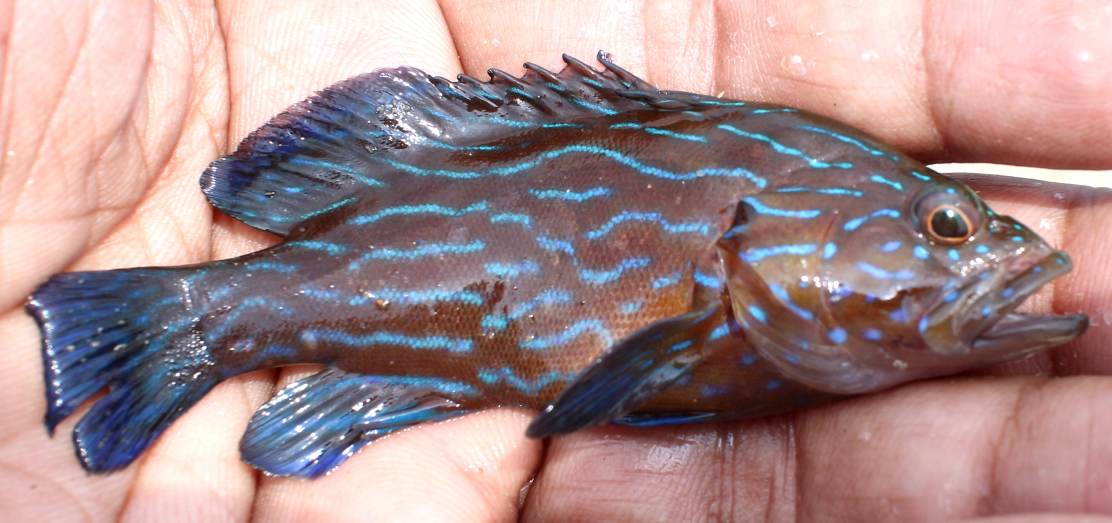
#> input picture dataset/fish-0.jpg, 3336 x 1568 px (shown at 1/3 size); its folder holds only this picture in this run
$ python main.py
#> lines starting #> are read from the running program, lines starting #| are printed output that depends on the picture; after the words box and inside, x2 and y2 are one past the last pixel; in counts of white or black regions, pixels touching at a corner belong together
#> further down, img is the input picture: shape (1568, 3336, 3); mean B, G, R 140, 138.8, 165.4
import os
import cv2
import numpy as np

# Resize not giving a shit about aspect ratio
def resize(img, w, h):
#> called with w = 128, h = 128
    return cv2.resize(img, (w, h))
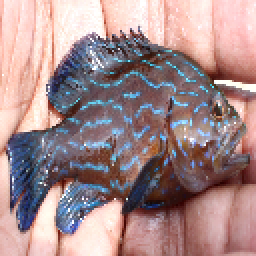
#> returned value: shape (128, 128, 3) (shown 2 times larger); mean of channels 0, 1, 2 139.9, 138.7, 165.3; drawn as B, G, R

# reshape the image to a 2D array of pixels and 3 color values (RGB)
def reshape(img):
    return np.float32(img.reshape((-1, 3)))

def k_means(img):
    # stopping criteria
    criteria = (cv2.TERM_CRITERIA_EPS + cv2.TERM_CRITERIA_MAX_ITER, 100, 0.2)

    # k = 8, as in the article
    k = 8
    _, labels, (centers) = cv2.kmeans(reshape(img), k, None, criteria, 10, cv2.KMEANS_RANDOM_CENTERS)
#> labels = 16384 values, max 7 at index 2480, min 0 at index 50, mean 3.36; centers = [[198.6, 150.8, 145.1], [243, 193.6, 183.7], [88.74, 95.38, 118.5], [65.66, 39.74, 42.44], [253.6, 231.3, 224.2], [110.7, 74.36, 71.29], [147.7, 111.3, 111], [121.5, 163.7, 200.7]]

    # return segmented image
    centers = np.uint8(centers)
#> centers = [[198, 150, 145], [242, 193, 183], [88, 95, 118], [65, 39, 42], [253, 231, 224], [110, 74, 71], [147, 111, 110], [121, 163, 200]]
    labels = labels.flatten()
    seg_img = centers[labels.flatten()]
    seg_img = seg_img.reshape(img.shape)
    return seg_img

images = os.listdir('dataset/')

for image in images:
    img = cv2.imread('dataset/'+image)
    img = resize(img, 128, 128)
    img_b = img
    cv2.imwrite('results/res-' + image, img_b)
    img = cv2.cvtColor(img, cv2.COLOR_BGR2RGB)
    seg_image = k_means(img)

    # split color channels and convert image to grayscale
    (B, G, R) = cv2.split(seg_image)
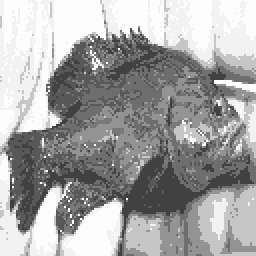
#> B: shape (128, 128) (shown 2 times larger); min 65, max 253, mean 164.6
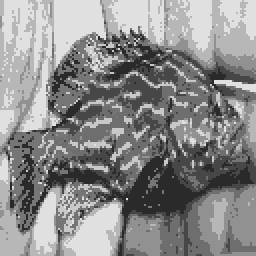
#> R: shape (128, 128) (shown 2 times larger); min 42, max 224, mean 139.4
    gray_image = 0.2989 * R + 0.587 * G + 0.1141 * B # as defined in the article

    # Histogram equalization
    gray_image = cv2.equalizeHist(np.uint8(gray_image))
    #cv2.imwrite('results/he'+image, gray_image)
    #cv2.imwrite('results/seg'+image, seg_image)

    # CLAHE
    clahe = cv2.createCLAHE(clipLimit=2.0, tileGridSize=(32,32))
    gray_image = clahe.apply(gray_image)
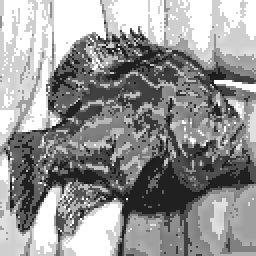
#> gray_image: shape (128, 128) (shown 2 times larger); min 22, max 255, mean 149.2
    #cv2.imwrite('results/final'+image, gray_image)

    # convert image to binary (black and white)
    im_binary_th = cv2.threshold(gray_image, 127, 255, cv2.THRESH_BINARY)[1]
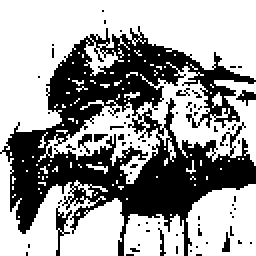
#> im_binary_th: shape (128, 128) (shown 2 times larger); 61.9% white; 74 black regions (68 under 20 px), largest, box (x1, y1, x2, y2) and area: (0, 13, 128, 128) 5873, (28, 103, 36, 128) 69, (118, 45, 128, 53) 38, (39, 67, 46, 77) 31, (111, 116, 115, 126) 24, (79, 114, 83, 128) 23

    # morphology process - opening
    final_img = cv2.erode(im_binary_th,np.ones((5,5), np.uint8),iterations = 1)
#> final_img: shape (128, 128); 33% white; 20 white regions (9 under 20 px), largest, box (x1, y1, x2, y2) and area: (0, 0, 128, 71) 3630, (0, 79, 29, 128) 481, (32, 103, 60, 128) 443
    final_img = cv2.dilate(final_img,np.ones((5,5), np.uint8),iterations = 1)
#> final_img: shape (128, 128); 46.5% white; 12 white regions, largest, box (x1, y1, x2, y2) and area: (0, 0, 128, 73) 4259, (94, 92, 128, 128) 879, (0, 77, 31, 128) 785
    morpho = cv2.morphologyEx(im_binary_th, cv2.MORPH_OPEN, np.ones((5,5), np.uint8))

    # closing
    morpho = cv2.morphologyEx(morpho, cv2.MORPH_CLOSE, np.ones((5,5),np.uint8))
#> morpho: shape (128, 128); 48.8% white; 4 white regions, box (x1, y1, x2, y2) and area: (0, 0, 128, 128) 7292, (76, 42, 107, 71) 397, (118, 50, 128, 80) 197, (44, 58, 58, 67) 102

    # edge detection using Canny
    edges = cv2.Canny(image=morpho, threshold1=100, threshold2=200)
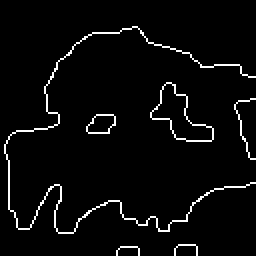
#> edges: shape (128, 128) (shown 2 times larger); 3.8% white in thin lines or dots, all inside (x1, y1, x2, y2) = (2, 13, 128, 128)
#    cv2.imwrite('results/bin-' + image, morpho)
    cv2.imwrite('results/edge-' + image, edges)

    # draw edge around detected objects in original image
    contours = cv2.findContours(edges,
                            cv2.RETR_EXTERNAL,
                            cv2.CHAIN_APPROX_NONE)
#> contours = 6 contours, 4 with area under 20; largest, box (x1, y1, x2, y2) and area: (75, 41, 107, 71) 392, (43, 57, 58, 67) 100
    cv2.drawContours(img_b, contours[0], -1, (0,0,255), thickness = 2)
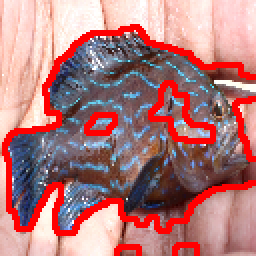
#> img_b: shape (128, 128, 3) (shown 2 times larger); mean B, G, R 123.1, 122, 177.6

    # final result
    cv2.imwrite('results/result-' + image, img_b)

    # binary image
    #cv2.imwrite('results/bin-' + image, im_binary_th)

    # k-means segmented image
    #cv2.imwrite('results/' + image, seg_image)

$ run again, on dataset/fish-5.jpg
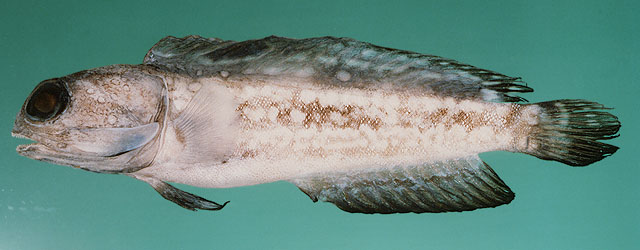
#> input picture dataset/fish-5.jpg, 640 x 250 px
#> img is the input picture: shape (250, 640, 3); mean B, G, R 129.4, 139, 105.3
#> img: shape (128, 128, 3)
#> in k_means, `_, labels, (centers) = cv2.kmeans(reshape(img), k, None, criteria, 10,..`: labels = 16384 values, max 7 at index 2358, min 0 at index 3614, mean 3.05; centers = [[214, 200.3, 193.4], [188.6, 171.5, 165.8], [58.46, 125.6, 112.2], [154.8, 143.3, 136.3], [87.38, 156.3, 147.8], [114.7, 112.7, 102.7], [72.18, 79.61, 67.77], [32.21, 35.96, 25.87]]
#> in k_means, `centers = np.uint8(centers)`: centers = [[213, 200, 193], [188, 171, 165], [58, 125, 112], [154, 143, 136], [87, 156, 147], [114, 112, 102], [72, 79, 67], [32, 35, 25]]
#> `im_binary_th = cv2.threshold(gray_image, 127, 255, cv2.THRESH_BINARY)[1]`:
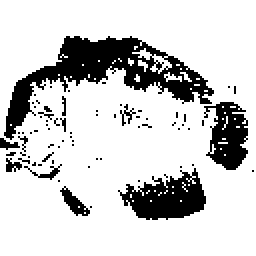
#> im_binary_th: shape (128, 128) (shown 2 times larger); 80.8% white; 72 black regions (64 under 20 px), largest, box (x1, y1, x2, y2) and area: (2, 18, 107, 70) 1619, (59, 84, 103, 110) 657, (102, 51, 124, 85) 480
#> morpho: shape (128, 128); 75.9% white; 5 black regions, box (x1, y1, x2, y2) and area: (0, 18, 124, 90) 3009, (61, 86, 102, 110) 748, (60, 54, 74, 64) 100, (35, 100, 44, 108) 57, (88, 57, 93, 63) 30
#> edges: shape (128, 128); 4.1% white in thin lines or dots, all inside (x1, y1, x2, y2) = (0, 17, 124, 110)
#> contours = 5 contours; box (x1, y1, x2, y2) and area: (60, 85, 102, 110) 745, (59, 53, 74, 64) 96, (34, 99, 44, 108) 56, (0, 17, 124, 90) 30, (87, 56, 93, 63) 27
#> `cv2.drawContours(img_b, contours[0], -1, (0,0,255), thickness = 2)`:
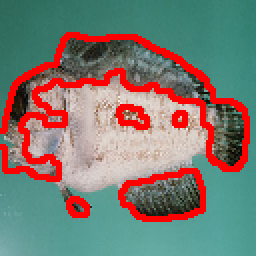
#> img_b: shape (128, 128, 3) (shown 2 times larger); mean B, G, R 113.5, 121.8, 125.5

$ run again, on dataset/fish-6.jpg
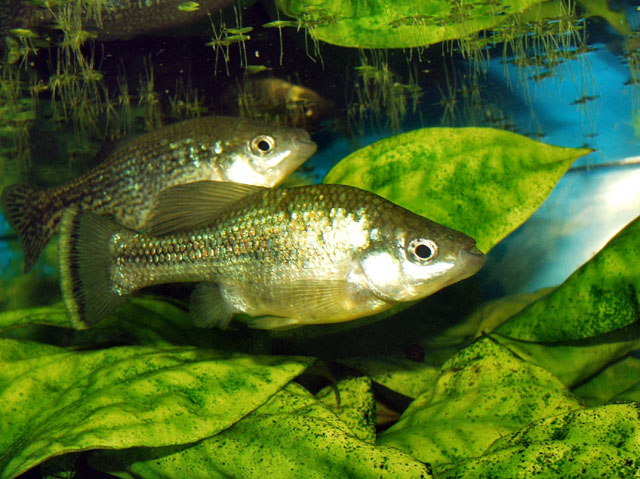
#> input picture dataset/fish-6.jpg, 640 x 479 px
#> img is the input picture: shape (479, 640, 3); mean B, G, R 37.4, 102.4, 75.6
#> img: shape (128, 128, 3)
#> in k_means, `_, labels, (centers) = cv2.kmeans(reshape(img), k, None, criteria, 10,..`: labels = 16384 values, max 7 at index 4660, min 0 at index 1, mean 2.3; centers = [[49.19, 71.36, 25.1], [19.26, 26.74, 19.21], [80.96, 129.6, 6.92], [234.5, 239.8, 211.9], [137.5, 169.3, 15.25], [35.19, 136.7, 147.5], [99.53, 110.3, 50.99], [171.9, 181.8, 111.7]]
#> in k_means, `centers = np.uint8(centers)`: centers = [[49, 71, 25], [19, 26, 19], [80, 129, 6], [234, 239, 211], [137, 169, 15], [35, 136, 147], [99, 110, 50], [171, 181, 111]]
#> `im_binary_th = cv2.threshold(gray_image, 127, 255, cv2.THRESH_BINARY)[1]`:
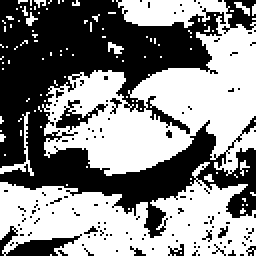
#> im_binary_th: shape (128, 128) (shown 2 times larger); 53.3% white; 129 black regions (124 under 20 px), largest, box (x1, y1, x2, y2) and area: (0, 0, 128, 119) 6767, (0, 113, 41, 128) 247, (111, 0, 128, 17) 157, (28, 50, 54, 66) 134, (84, 122, 92, 128) 26
#> morpho: shape (128, 128); 43.9% white; 3 white regions, box (x1, y1, x2, y2) and area: (29, 14, 128, 87) 3828, (0, 93, 128, 128) 2861, (61, 0, 113, 13) 511
#> edges: shape (128, 128); 5% white in thin lines or dots
#> contours = 11 contours, 7 with area under 20; largest, box (x1, y1, x2, y2) and area: (82, 58, 91, 65) 45, (10, 104, 20, 110) 42, (45, 112, 53, 118) 32, (28, 13, 128, 87) 20
#> `cv2.drawContours(img_b, contours[0], -1, (0,0,255), thickness = 2)`:
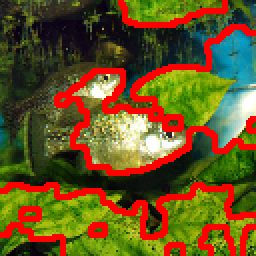
#> img_b: shape (128, 128, 3) (shown 2 times larger); mean B, G, R 32.6, 83.3, 104.7

$ run again, on dataset/fish-1.jpg
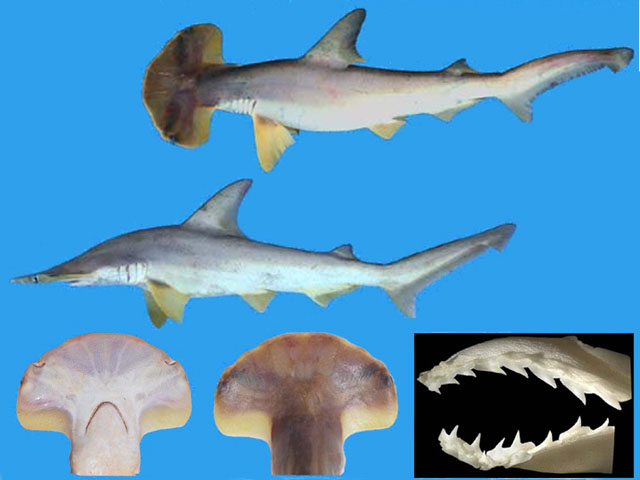
#> input picture dataset/fish-1.jpg, 640 x 480 px
#> img is the input picture: shape (480, 640, 3); mean B, G, R 190.1, 147, 80.9
#> img: shape (128, 128, 3)
#> in k_means, `_, labels, (centers) = cv2.kmeans(reshape(img), k, None, criteria, 10,..`: labels = 16384 values, max 7 at index 2102, min 0 at index 0, mean 1.63; centers = [[47.32, 159.9, 235.8], [205.3, 214.2, 211], [66.66, 123.4, 163.2], [185.1, 179.7, 166.8], [148.1, 145.7, 140.8], [121.2, 106.7, 96.02], [76.6, 68.5, 64.67], [2.29, 2.2, 2.24]]
#> in k_means, `centers = np.uint8(centers)`: centers = [[47, 159, 235], [205, 214, 211], [66, 123, 163], [185, 179, 166], [148, 145, 140], [121, 106, 96], [76, 68, 64], [2, 2, 2]]
#> im_binary_th: shape (128, 128); 74.5% white; 34 black regions (27 under 20 px), largest, box (x1, y1, x2, y2) and area: (83, 89, 127, 128) 1392, (28, 2, 127, 40) 1009, (43, 88, 79, 127) 844
#> morpho: shape (128, 128); 74.3% white; 6 black regions, box (x1, y1, x2, y2) and area: (43, 89, 128, 128) 2633, (28, 6, 73, 39) 797, (10, 51, 49, 76) 399, (105, 13, 128, 24) 166, (80, 62, 101, 77) 161, (29, 76, 36, 86) 58
#> edges: shape (128, 128); 3.7% white in thin lines or dots, all inside (x1, y1, x2, y2) = (9, 5, 128, 128)
#> contours = 8 contours, 3 with area under 20; largest, box (x1, y1, x2, y2) and area: (27, 5, 73, 39) 786, (9, 50, 49, 76) 388, (79, 61, 101, 77) 163, (28, 75, 36, 86) 54, (113, 99, 119, 105) 22
#> `cv2.drawContours(img_b, contours[0], -1, (0,0,255), thickness = 2)`:
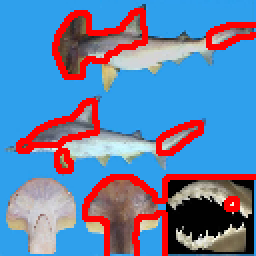
#> img_b: shape (128, 128, 3) (shown 2 times larger); mean B, G, R 169.5, 129.9, 100.3
